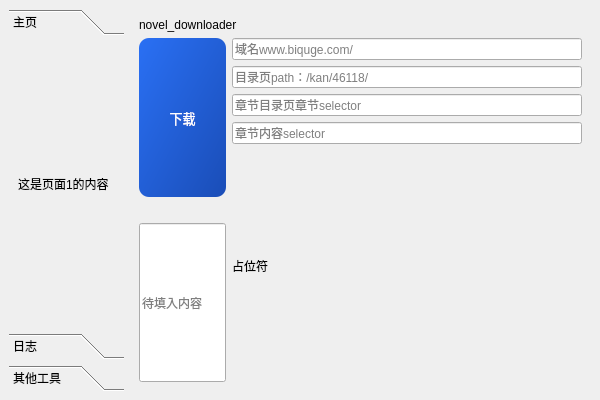
<?xml version="1.0" encoding="UTF-8"?>
<ui version="4.0">
 <class>MainWindow</class>
 <widget class="QMainWindow" name="MainWindow">
  <property name="geometry">
   <rect>
    <x>0</x>
    <y>0</y>
    <width>600</width>
    <height>400</height>
   </rect>
  </property>
  <property name="windowTitle">
   <string>QToolBox多页切换示例</string>
  </property>
  <widget class="QWidget" name="centralwidget">
   <layout class="QHBoxLayout" name="horizontalLayout" stretch="1,4">
    <item>
     <widget class="QToolBox" name="toolBox">
      <property name="currentIndex">
       <number>0</number>
      </property>
      <widget class="QWidget" name="page1">
       <property name="geometry">
        <rect>
         <x>0</x>
         <y>0</y>
         <width>115</width>
         <height>304</height>
        </rect>
       </property>
       <attribute name="label">
        <string>主页</string>
       </attribute>
       <layout class="QVBoxLayout" name="verticalLayout">
        <item>
         <widget class="QLabel" name="tool_Box_1">
          <property name="text">
           <string>这是页面1的内容</string>
          </property>
         </widget>
        </item>
       </layout>
      </widget>
      <widget class="QWidget" name="page2">
       <property name="geometry">
        <rect>
         <x>0</x>
         <y>0</y>
         <width>115</width>
         <height>304</height>
        </rect>
       </property>
       <attribute name="label">
        <string>日志</string>
       </attribute>
       <layout class="QVBoxLayout" name="verticalLayout_2">
        <item>
         <widget class="QLabel" name="tool_Box_2">
          <property name="text">
           <string>这是页面2的内容</string>
          </property>
         </widget>
        </item>
       </layout>
      </widget>
      <widget class="QWidget" name="page3">
       <property name="geometry">
        <rect>
         <x>0</x>
         <y>0</y>
         <width>115</width>
         <height>304</height>
        </rect>
       </property>
       <attribute name="label">
        <string>其他工具</string>
       </attribute>
       <layout class="QVBoxLayout" name="verticalLayout_3">
        <item>
         <widget class="QLabel" name="tool_Box_3">
          <property name="text">
           <string>这是页面3的内容</string>
          </property>
         </widget>
        </item>
       </layout>
      </widget>
     </widget>
    </item>
    <item>
     <widget class="QStackedWidget" name="stackedWidget">
      <property name="currentIndex">
       <number>0</number>
      </property>
      <widget class="QWidget" name="contentPage1">
       <layout class="QVBoxLayout" name="verticalLayout_4" stretch="0,4">
        <item>
         <widget class="QLabel" name="label">
          <property name="text">
           <string>novel_downloader</string>
          </property>
         </widget>
        </item>
        <item>
         <layout class="QHBoxLayout" name="horizontalLayout_4" stretch="1,4">
          <item>
           <layout class="QVBoxLayout" name="verticalLayout_11">
            <item>
             <widget class="QPushButton" name="pushButton">
              <property name="sizePolicy">
               <sizepolicy hsizetype="Minimum" vsizetype="Preferred">
                <horstretch>0</horstretch>
                <verstretch>0</verstretch>
               </sizepolicy>
              </property>
              <property name="styleSheet">
               <string notr="true">QPushButton {
    background-color: #2a70f4; /* 默认背景色 */
    color: white; 
    font-size: 13px;
    border-radius: 10px; /* 设置所有角的圆角 */
    border: none; /* 去掉边框 */
    padding: 5px; /* 内边距 */
    /* 渐变背景 */
    background: qlineargradient(x1:0, y1:0, x2:1, y2:1, stop:0 #2a70f4, stop:1 #1a4db7);
}

/* 鼠标悬停效果 */
QPushButton:hover {
    background: qlineargradient(x1:0, y1:0, x2:1, y2:1, stop:0 #1a4db7, stop:1 #2a70f4);
}

/* 按下效果 */
QPushButton:pressed {
    background: qlineargradient(x1:0, y1:0, x2:1, y2:1, stop:0 #1a4db7, stop:1 #0a3d94);
}</string>
              </property>
              <property name="text">
               <string>下载</string>
              </property>
             </widget>
            </item>
            <item>
             <spacer name="horizontalSpacer">
              <property name="orientation">
               <enum>Qt::Horizontal</enum>
              </property>
              <property name="sizeHint" stdset="0">
               <size>
                <width>40</width>
                <height>20</height>
               </size>
              </property>
             </spacer>
            </item>
            <item>
             <widget class="QLineEdit" name="lineEdit_5">
              <property name="sizePolicy">
               <sizepolicy hsizetype="Expanding" vsizetype="Preferred">
                <horstretch>0</horstretch>
                <verstretch>0</verstretch>
               </sizepolicy>
              </property>
              <property name="styleSheet">
               <string notr="true">
        QPushButton {
            background-color: #2a70f4;
            color: white; 
            font-size: 13px;
            border-top-right-radius: 5px;
            border-bottom-right-radius: 5px;
        }

        QPushButton:hover {
            background-color: #2361d0;
        }
        
        QPushButton:pressed {
            background-color: #2058bc;
        }
 </string>
              </property>
              <property name="readOnly">
               <bool>true</bool>
              </property>
              <property name="placeholderText">
               <string>待填入内容</string>
              </property>
             </widget>
            </item>
           </layout>
          </item>
          <item>
           <layout class="QHBoxLayout" name="horizontalLayout_3">
            <item>
             <layout class="QGridLayout" name="gridLayout_3">
              <item row="2" column="0">
               <widget class="QLineEdit" name="lineEdit_4">
                <property name="placeholderText">
                 <string>章节目录页章节selector</string>
                </property>
               </widget>
              </item>
              <item row="0" column="0">
               <widget class="QLineEdit" name="lineEdit">
                <property name="placeholderText">
                 <string>域名www.biquge.com/</string>
                </property>
               </widget>
              </item>
              <item row="3" column="0">
               <widget class="QLineEdit" name="lineEdit_2">
                <property name="placeholderText">
                 <string>章节内容selector</string>
                </property>
               </widget>
              </item>
              <item row="1" column="0">
               <widget class="QLineEdit" name="lineEdit_3">
                <property name="placeholderText">
                 <string>目录页path：/kan/46118/</string>
                </property>
               </widget>
              </item>
              <item row="4" column="0">
               <widget class="QLabel" name="label_2">
                <property name="text">
                 <string>占位符</string>
                </property>
               </widget>
              </item>
             </layout>
            </item>
           </layout>
          </item>
         </layout>
        </item>
       </layout>
      </widget>
      <widget class="QWidget" name="contentPage2">
       <layout class="QVBoxLayout" name="verticalLayout_5">
        <item>
         <widget class="QLabel" name="page2_2">
          <property name="text">
           <string>内容区域 - 页面2</string>
          </property>
         </widget>
        </item>
        <item>
         <widget class="QPlainTextEdit" name="plainTextEdit">
          <property name="styleSheet">
           <string notr="true"> QPlainTextEdit { 
                background-color: #1E1E1E;
                color: #FFFFFF;
                font-family: Consolas;
                font-size: 10pt;}</string>
          </property>
          <property name="readOnly">
           <bool>true</bool>
          </property>
          <property name="plainText">
           <string>日志输出

</string>
          </property>
         </widget>
        </item>
       </layout>
      </widget>
      <widget class="QWidget" name="contentPage3">
       <layout class="QVBoxLayout" name="verticalLayout_6">
        <item>
         <widget class="QLabel" name="page3_3">
          <property name="text">
           <string>内容区域 - 页面3</string>
          </property>
         </widget>
        </item>
       </layout>
      </widget>
     </widget>
    </item>
   </layout>
  </widget>
 </widget>
 <resources/>
 <connections>
  <connection>
   <sender>toolBox</sender>
   <signal>currentChanged(int)</signal>
   <receiver>stackedWidget</receiver>
   <slot>setCurrentIndex(int)</slot>
   <hints>
    <hint type="sourcelabel">
     <x>20</x>
     <y>20</y>
    </hint>
    <hint type="destinationlabel">
     <x>20</x>
     <y>20</y>
    </hint>
   </hints>
  </connection>
 </connections>
</ui>
